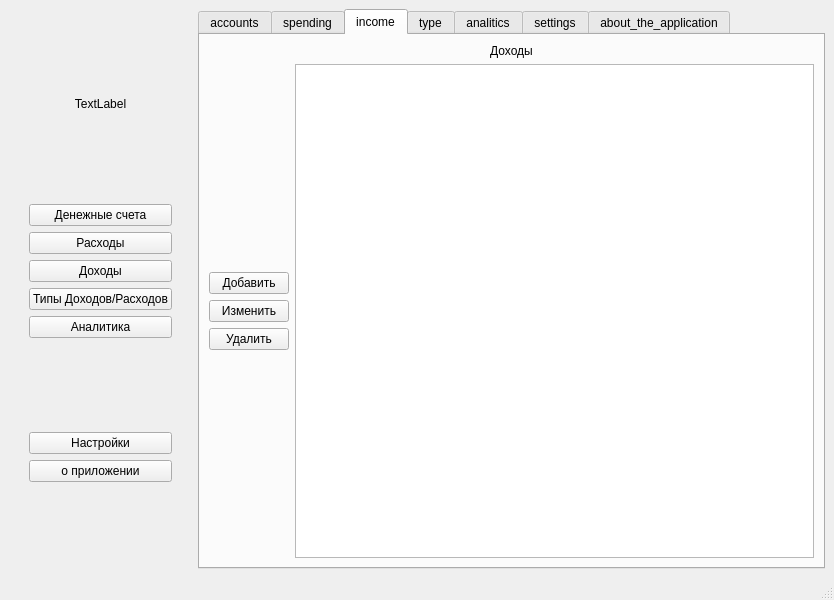
<?xml version="1.0" encoding="UTF-8"?>
<ui version="4.0">
 <class>MainWindow</class>
 <widget class="QMainWindow" name="MainWindow">
  <property name="geometry">
   <rect>
    <x>0</x>
    <y>0</y>
    <width>834</width>
    <height>600</height>
   </rect>
  </property>
  <property name="windowTitle">
   <string>MainWindow</string>
  </property>
  <widget class="QWidget" name="centralwidget">
   <layout class="QGridLayout" name="gridLayout">
    <item row="0" column="1" rowspan="2">
     <layout class="QVBoxLayout" name="verticalLayout">
      <item>
       <spacer name="verticalSpacer_3">
        <property name="orientation">
         <enum>Qt::Vertical</enum>
        </property>
        <property name="sizeHint" stdset="0">
         <size>
          <width>20</width>
          <height>40</height>
         </size>
        </property>
       </spacer>
      </item>
      <item>
       <widget class="QLabel" name="label">
        <property name="text">
         <string>TextLabel</string>
        </property>
        <property name="alignment">
         <set>Qt::AlignCenter</set>
        </property>
       </widget>
      </item>
      <item>
       <spacer name="verticalSpacer">
        <property name="orientation">
         <enum>Qt::Vertical</enum>
        </property>
        <property name="sizeHint" stdset="0">
         <size>
          <width>20</width>
          <height>40</height>
         </size>
        </property>
       </spacer>
      </item>
      <item>
       <widget class="QPushButton" name="pushButtonAccount">
        <property name="text">
         <string>Денежные счета</string>
        </property>
       </widget>
      </item>
      <item>
       <widget class="QPushButton" name="pushButtonSpending">
        <property name="text">
         <string>Расходы</string>
        </property>
       </widget>
      </item>
      <item>
       <widget class="QPushButton" name="pushButtonIncome">
        <property name="text">
         <string>Доходы</string>
        </property>
       </widget>
      </item>
      <item>
       <widget class="QPushButton" name="pushButtonTypeIncomeAndSpending">
        <property name="text">
         <string>Типы Доходов/Расходов</string>
        </property>
       </widget>
      </item>
      <item>
       <widget class="QPushButton" name="pushButtonAnalitics">
        <property name="text">
         <string>Аналитика</string>
        </property>
       </widget>
      </item>
      <item>
       <spacer name="verticalSpacer_2">
        <property name="orientation">
         <enum>Qt::Vertical</enum>
        </property>
        <property name="sizeHint" stdset="0">
         <size>
          <width>20</width>
          <height>40</height>
         </size>
        </property>
       </spacer>
      </item>
      <item>
       <widget class="QPushButton" name="pushButtonSettings">
        <property name="text">
         <string>Настройки</string>
        </property>
       </widget>
      </item>
      <item>
       <widget class="QPushButton" name="pushButtonAboutTheApplication">
        <property name="text">
         <string>о приложении</string>
        </property>
       </widget>
      </item>
      <item>
       <spacer name="verticalSpacer_8">
        <property name="orientation">
         <enum>Qt::Vertical</enum>
        </property>
        <property name="sizeHint" stdset="0">
         <size>
          <width>20</width>
          <height>40</height>
         </size>
        </property>
       </spacer>
      </item>
     </layout>
    </item>
    <item row="0" column="3" rowspan="2">
     <widget class="QTabWidget" name="tabWidget">
      <property name="minimumSize">
       <size>
        <width>600</width>
        <height>0</height>
       </size>
      </property>
      <property name="currentIndex">
       <number>2</number>
      </property>
      <widget class="QWidget" name="tab_7">
       <attribute name="title">
        <string>accounts</string>
       </attribute>
       <layout class="QGridLayout" name="gridLayout_8">
        <item row="2" column="2">
         <widget class="QTableView" name="tableAccountsView"/>
        </item>
        <item row="2" column="0" colspan="2">
         <layout class="QVBoxLayout" name="verticalLayout_4">
          <item>
           <spacer name="verticalSpacer_9">
            <property name="orientation">
             <enum>Qt::Vertical</enum>
            </property>
            <property name="sizeHint" stdset="0">
             <size>
              <width>20</width>
              <height>40</height>
             </size>
            </property>
           </spacer>
          </item>
          <item>
           <widget class="QPushButton" name="addAccount">
            <property name="text">
             <string>Добавить</string>
            </property>
           </widget>
          </item>
          <item>
           <widget class="QPushButton" name="editAccount">
            <property name="text">
             <string>Изменить</string>
            </property>
           </widget>
          </item>
          <item>
           <widget class="QPushButton" name="removeAccount">
            <property name="text">
             <string>Удалить</string>
            </property>
           </widget>
          </item>
          <item>
           <spacer name="verticalSpacer_10">
            <property name="orientation">
             <enum>Qt::Vertical</enum>
            </property>
            <property name="sizeHint" stdset="0">
             <size>
              <width>20</width>
              <height>40</height>
             </size>
            </property>
           </spacer>
          </item>
         </layout>
        </item>
        <item row="1" column="0" colspan="3">
         <widget class="QLabel" name="label_8">
          <property name="text">
           <string>Денежные счета</string>
          </property>
          <property name="alignment">
           <set>Qt::AlignHCenter|Qt::AlignTop</set>
          </property>
         </widget>
        </item>
       </layout>
      </widget>
      <widget class="QWidget" name="tab">
       <attribute name="title">
        <string>spending</string>
       </attribute>
       <layout class="QGridLayout" name="gridLayout_2">
        <item row="1" column="0">
         <layout class="QVBoxLayout" name="verticalLayout_3">
          <item>
           <spacer name="verticalSpacer_4">
            <property name="orientation">
             <enum>Qt::Vertical</enum>
            </property>
            <property name="sizeHint" stdset="0">
             <size>
              <width>20</width>
              <height>40</height>
             </size>
            </property>
           </spacer>
          </item>
          <item>
           <widget class="QPushButton" name="addSpending">
            <property name="text">
             <string>Добавить</string>
            </property>
           </widget>
          </item>
          <item>
           <widget class="QPushButton" name="editSpending">
            <property name="text">
             <string>Изменить</string>
            </property>
           </widget>
          </item>
          <item>
           <widget class="QPushButton" name="removeSpending">
            <property name="text">
             <string>Удалить</string>
            </property>
           </widget>
          </item>
          <item>
           <spacer name="verticalSpacer_5">
            <property name="orientation">
             <enum>Qt::Vertical</enum>
            </property>
            <property name="sizeHint" stdset="0">
             <size>
              <width>20</width>
              <height>40</height>
             </size>
            </property>
           </spacer>
          </item>
         </layout>
        </item>
        <item row="1" column="1">
         <widget class="QTableView" name="tableSpendingView"/>
        </item>
        <item row="0" column="0" colspan="2">
         <widget class="QLabel" name="label_2">
          <property name="text">
           <string>Расходы</string>
          </property>
          <property name="alignment">
           <set>Qt::AlignHCenter|Qt::AlignTop</set>
          </property>
         </widget>
        </item>
       </layout>
      </widget>
      <widget class="QWidget" name="tab_2">
       <attribute name="title">
        <string>income</string>
       </attribute>
       <layout class="QGridLayout" name="gridLayout_3">
        <item row="1" column="0">
         <layout class="QVBoxLayout" name="verticalLayout_2">
          <item>
           <spacer name="verticalSpacer_6">
            <property name="orientation">
             <enum>Qt::Vertical</enum>
            </property>
            <property name="sizeHint" stdset="0">
             <size>
              <width>20</width>
              <height>40</height>
             </size>
            </property>
           </spacer>
          </item>
          <item>
           <widget class="QPushButton" name="addIncome">
            <property name="text">
             <string>Добавить</string>
            </property>
           </widget>
          </item>
          <item>
           <widget class="QPushButton" name="editIncome">
            <property name="text">
             <string>Изменить</string>
            </property>
           </widget>
          </item>
          <item>
           <widget class="QPushButton" name="removeIncome">
            <property name="text">
             <string>Удалить</string>
            </property>
           </widget>
          </item>
          <item>
           <spacer name="verticalSpacer_7">
            <property name="orientation">
             <enum>Qt::Vertical</enum>
            </property>
            <property name="sizeHint" stdset="0">
             <size>
              <width>20</width>
              <height>40</height>
             </size>
            </property>
           </spacer>
          </item>
         </layout>
        </item>
        <item row="1" column="1">
         <widget class="QTableView" name="tableIncomeView"/>
        </item>
        <item row="0" column="0" colspan="2">
         <widget class="QLabel" name="label_3">
          <property name="text">
           <string>Доходы</string>
          </property>
          <property name="alignment">
           <set>Qt::AlignHCenter|Qt::AlignTop</set>
          </property>
         </widget>
        </item>
       </layout>
      </widget>
      <widget class="QWidget" name="tab_3">
       <attribute name="title">
        <string>type</string>
       </attribute>
       <layout class="QGridLayout" name="gridLayout_7">
        <item row="3" column="2">
         <widget class="QPushButton" name="addTypeSpending">
          <property name="text">
           <string>Добавить</string>
          </property>
         </widget>
        </item>
        <item row="3" column="3">
         <widget class="QPushButton" name="removeTypeSpending">
          <property name="text">
           <string>Удалить</string>
          </property>
         </widget>
        </item>
        <item row="3" column="1">
         <widget class="QPushButton" name="removeTypeIncome">
          <property name="text">
           <string>Удалить</string>
          </property>
         </widget>
        </item>
        <item row="3" column="0">
         <widget class="QPushButton" name="addTypeIncome">
          <property name="text">
           <string>Добавить</string>
          </property>
         </widget>
        </item>
        <item row="4" column="0" colspan="2">
         <widget class="QTableView" name="tableTypeIncomeView"/>
        </item>
        <item row="4" column="2" colspan="2">
         <widget class="QTableView" name="tableTypeSpendingView"/>
        </item>
        <item row="2" column="0" colspan="2">
         <widget class="QLabel" name="label_9">
          <property name="text">
           <string>Типы доходов</string>
          </property>
          <property name="alignment">
           <set>Qt::AlignHCenter|Qt::AlignTop</set>
          </property>
         </widget>
        </item>
        <item row="2" column="2" colspan="2">
         <widget class="QLabel" name="label_10">
          <property name="text">
           <string>Типы расходов</string>
          </property>
          <property name="alignment">
           <set>Qt::AlignHCenter|Qt::AlignTop</set>
          </property>
         </widget>
        </item>
        <item row="1" column="0" colspan="4">
         <widget class="QLabel" name="label_4">
          <property name="text">
           <string>Типы Доходов/Расходов</string>
          </property>
          <property name="alignment">
           <set>Qt::AlignHCenter|Qt::AlignTop</set>
          </property>
         </widget>
        </item>
       </layout>
      </widget>
      <widget class="QWidget" name="tab_4">
       <attribute name="title">
        <string>analitics</string>
       </attribute>
       <layout class="QGridLayout" name="gridLayout_6">
        <item row="0" column="0">
         <widget class="QLabel" name="label_5">
          <property name="text">
           <string>Аналитика</string>
          </property>
          <property name="alignment">
           <set>Qt::AlignHCenter|Qt::AlignTop</set>
          </property>
         </widget>
        </item>
       </layout>
      </widget>
      <widget class="QWidget" name="tab_5">
       <attribute name="title">
        <string>settings</string>
       </attribute>
       <layout class="QGridLayout" name="gridLayout_5">
        <item row="0" column="0">
         <widget class="QLabel" name="label_6">
          <property name="text">
           <string>Настройки</string>
          </property>
          <property name="alignment">
           <set>Qt::AlignHCenter|Qt::AlignTop</set>
          </property>
         </widget>
        </item>
       </layout>
      </widget>
      <widget class="QWidget" name="tab_6">
       <attribute name="title">
        <string>about_the_application</string>
       </attribute>
       <layout class="QGridLayout" name="gridLayout_4">
        <item row="0" column="0">
         <widget class="QLabel" name="label_7">
          <property name="text">
           <string>О приложении</string>
          </property>
          <property name="alignment">
           <set>Qt::AlignHCenter|Qt::AlignTop</set>
          </property>
         </widget>
        </item>
        <item row="1" column="0">
         <widget class="QTextEdit" name="textEdit">
          <property name="layoutDirection">
           <enum>Qt::LeftToRight</enum>
          </property>
          <property name="readOnly">
           <bool>true</bool>
          </property>
          <property name="html">
           <string>&lt;!DOCTYPE HTML PUBLIC &quot;-//W3C//DTD HTML 4.0//EN&quot; &quot;http://www.w3.org/TR/REC-html40/strict.dtd&quot;&gt;
&lt;html&gt;&lt;head&gt;&lt;meta name=&quot;qrichtext&quot; content=&quot;1&quot; /&gt;&lt;meta charset=&quot;utf-8&quot; /&gt;&lt;style type=&quot;text/css&quot;&gt;
p, li { white-space: pre-wrap; }
hr { height: 1px; border-width: 0; }
li.unchecked::marker { content: &quot;\2610&quot;; }
li.checked::marker { content: &quot;\2612&quot;; }
&lt;/style&gt;&lt;/head&gt;&lt;body style=&quot; font-family:'Segoe UI'; font-size:9pt; font-weight:400; font-style:normal;&quot;&gt;
&lt;p align=&quot;center&quot; style=&quot;-qt-paragraph-type:empty; margin-top:0px; margin-bottom:0px; margin-left:0px; margin-right:0px; -qt-block-indent:0; text-indent:0px;&quot;&gt;&lt;br /&gt;&lt;/p&gt;
&lt;p align=&quot;center&quot; style=&quot; margin-top:0px; margin-bottom:0px; margin-left:0px; margin-right:0px; -qt-block-indent:0; text-indent:0px;&quot;&gt;Данное приложение предназначено для учета личных финансов&lt;/p&gt;&lt;/body&gt;&lt;/html&gt;</string>
          </property>
         </widget>
        </item>
       </layout>
      </widget>
     </widget>
    </item>
    <item row="0" column="2" rowspan="2">
     <spacer name="horizontalSpacer_2">
      <property name="orientation">
       <enum>Qt::Horizontal</enum>
      </property>
      <property name="sizeType">
       <enum>QSizePolicy::Fixed</enum>
      </property>
      <property name="sizeHint" stdset="0">
       <size>
        <width>20</width>
        <height>20</height>
       </size>
      </property>
     </spacer>
    </item>
    <item row="0" column="0" rowspan="2">
     <spacer name="horizontalSpacer">
      <property name="orientation">
       <enum>Qt::Horizontal</enum>
      </property>
      <property name="sizeType">
       <enum>QSizePolicy::Fixed</enum>
      </property>
      <property name="sizeHint" stdset="0">
       <size>
        <width>20</width>
        <height>20</height>
       </size>
      </property>
     </spacer>
    </item>
   </layout>
  </widget>
  <widget class="QMenuBar" name="menubar">
   <property name="geometry">
    <rect>
     <x>0</x>
     <y>0</y>
     <width>834</width>
     <height>22</height>
    </rect>
   </property>
  </widget>
  <widget class="QStatusBar" name="statusbar"/>
 </widget>
 <resources/>
 <connections/>
</ui>
